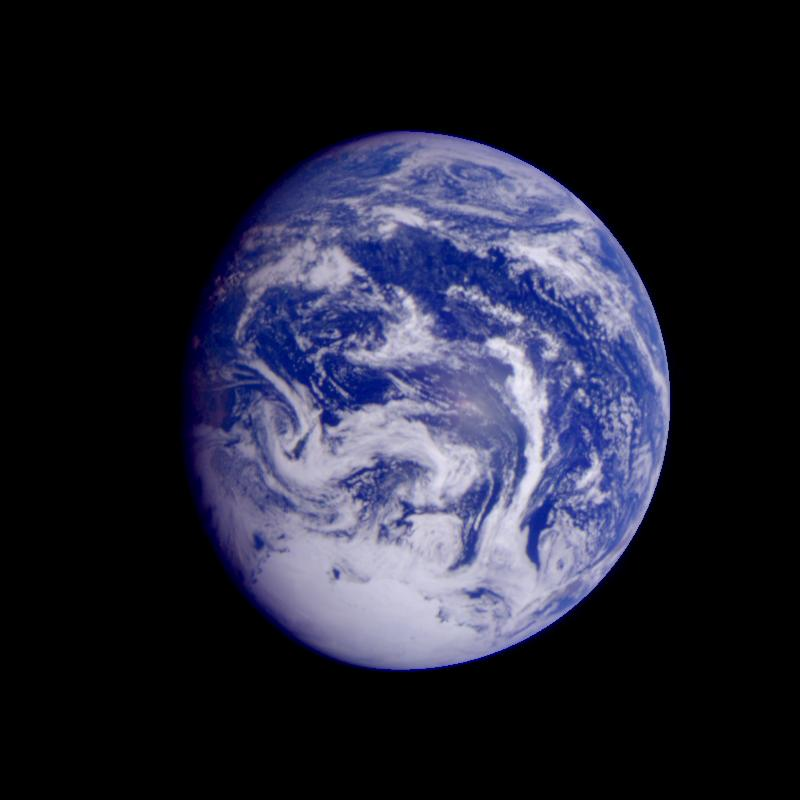
#> input picture research/data/images/PIA00123.jpg, 800 x 800 px
$ python geng_eq17_variant_audit.py
#> lines starting #> are read from the running program, lines starting #| are printed output that depends on the picture
"""Partial keystream reproduction for the Geng et al. image cipher.

Implements the published SHA-256 seed equations (13)-(15) and the 4-D ODE
(Eq. 2) with explicit illustrative numerical choices. It does NOT implement the
full cipher. The paper does not specify the ODE solver/time step and Eq. 17
conflicts with its surrounding prose, so both W1 interpretations are reported.
"""
from __future__ import annotations
import hashlib, json, math
from pathlib import Path
import numpy as np
from PIL import Image

ROOT=Path(__file__).resolve().parents[1]
IMAGE=ROOT/'data'/'images'/'PIA00123.jpg'
OUT=ROOT/'results'/'geng_eq17_variant_audit.json'
SIZE=(64,64)
DT=0.001
DISCARD=1000
PARAMS=(28.0,17.0,13.0,21.8,5.0)  # parameter example reported with system phase diagrams

def seeds_from_plaintext(pixels: bytes):
    digest=hashlib.sha256(pixels).digest()
    k=list(digest)
    e=[]
    for j in range(4):
        group=k[8*j:8*j+8]
        e.extend((sum(group), np.bitwise_xor.reduce(np.array(group,dtype=np.uint8)).item()))
    h=[0.0]*8
    for j in range(4):
        s,xor=e[2*j],e[2*j+1]
        if xor==0:
            raise ValueError('Published Eq. 14 divides by XOR group value 0 for this input.')
        h[j]=(xor*k[j]*k[j+8]*k[j+16]*k[j+24])/256.0+s/xor
    h[4]=(e[1]+e[3])/256.0+e[0]/e[1]
    h[5]=(e[3]+e[5])/256.0+e[2]/e[3]
    h[6]=(e[5]+e[7])/256.0+e[4]/e[5]
    h[7]=(e[7]+e[1])/256.0+e[6]/e[7]
    states=[((h[j]+h[j+4])*1e4)%256/256 for j in range(4)]
    return digest.hex(), tuple(float(s) for s in states)

def rhs(q, params):
    x,y,z,w=q; a,b,c,d,e=params
    return np.array([a*(y-x)+w, b*x*z-x*z*z+c*y, x*x+y*y-d*z, x*z+y*z-e*w],dtype=np.float64)

def generate(n, initial, params, dt):
    q=np.array(initial,dtype=np.float64)
    seq=np.empty((n,4),dtype=np.float64)
    for i in range(n):
        k1=rhs(q,params); k2=rhs(q+0.5*dt*k1,params)
        k3=rhs(q+0.5*dt*k2,params); k4=rhs(q+dt*k3,params)
        q=q+(dt/6.0)*(k1+2*k2+2*k3+k4)
        if not np.all(np.isfinite(q)) or np.max(np.abs(q))>1e100:
            raise FloatingPointError(f'ODE became unstable/non-finite at iteration {i+1}; review dt/parameters.')
        seq[i]=q
    return seq

def main():
    image=Image.open(IMAGE).convert('L').resize(SIZE,Image.Resampling.LANCZOS)
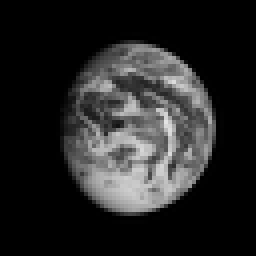
#> image: PIL image 64x64 L (shown 4 times larger); min 0, max 228, mean 37.3
    pixels=np.asarray(image,dtype=np.uint8).tobytes()
    digest,initial=seeds_from_plaintext(pixels)
#> initial = (0.743, 0.84, 0.935, 0.229)
    seq=generate(DISCARD+len(pixels),initial,PARAMS,DT)[DISCARD:]
#> in generate, `q=np.array(initial,dtype=np.float64)`: q = [0.743, 0.84, 0.935, 0.229]
#> the loop in generate, `for i in range(n):` made 5096 passes
#> (k1, k2, k3, k4) on passes 1 to 3: ([2.92, 22.08, -19.13, 0.337], [3.19, 22.14, -18.9, 0.332], [3.19, 22.15, -18.9, 0.333], [3.45, 22.21, -18.68, 0.328]), ([3.45, 22.21, -18.68, 0.328], [3.72, 22.27, -18.45, 0.324], [3.71, 22.27, -18.45, 0.324], [3.97, 22.34, -18.23, 0.32]), ([3.97, 22.34, -18.23, 0.32], [4.23, 22.41, -18.01, 0.316], [4.23, 22.41, -18.01, 0.317], [4.48, 22.49, -17.79, 0.313])
    y=seq[:,1]; w=seq[:,3]
    w1_equation=(np.floor(y*1e4).astype(np.int64)%256)+1
    w1_prose=(np.floor(w*1e4).astype(np.int64)%256)+1
    different=np.count_nonzero(w1_equation!=w1_prose)
    result={
      'scope':'partial keystream reproduction only; not full cipher reproduction or security attack',
      'source_image':IMAGE.name,'source_image_sha256':hashlib.sha256(IMAGE.read_bytes()).hexdigest(),
      'grayscale_test_dimensions':list(SIZE),'plaintext_pixel_sha256':digest,
      'ode':{'method':'fixed-step classical RK4','step_size':DT,'transient_discard':DISCARD,'parameters':{'a':PARAMS[0],'b':PARAMS[1],'c':PARAMS[2],'d':PARAMS[3],'e':PARAMS[4]},'note':'step size and solver are not specified by the paper; parameters are an example in the paper, not verified encryption settings'},
      'eq17_variants':{
        'literal_displayed_equation':'W1 = mod(floor(y(i)*10^4),256)+1',
        'surrounding_prose':'W1 = mod(floor(w(i)*10^4),256)+1',
        'sample_count':int(len(w1_equation)),
        'different_positions':int(different),
        'different_fraction':float(different/len(w1_equation)),
        'equation_variant_unique_values':int(np.unique(w1_equation).size),
        'prose_variant_unique_values':int(np.unique(w1_prose).size),
      },
      'reproducibility_caveats':['The article does not state an ODE solver or step size.','This test uses one grayscale NASA smoke-test image resized to 64x64, not the paper dataset.','Only SHA seed derivation and chaotic sequence generation were implemented; scrambling, DNA encoding/diffusion, inverse, and key exchange were not.','Results characterize the effect of two conflicting Eq. 17 interpretations under one explicit numerical setting; they are not claimed as the authors original output.']
    }
    OUT.write_text(json.dumps(result,indent=2)+'\n',encoding='utf-8')
    print(json.dumps(result,indent=2))
#| {
#|   "scope": "partial keystream reproduction only; not full cipher reproduction or security attack",
#|   "source_image": "PIA00123.jpg",
#|   "source_image_sha256": "70cb56ff846eb34bbc1b86032d6fd2820a7b93d9f1b84dfa3175a80e189cd1b2",
#|   "grayscale_test_dimensions": [
#|     64,
#|     64
#|   ],
#|   "plaintext_pixel_sha256": "5c36d66ce07cacf0c19b3c72ced88a2d55d8741ab6084561768b7ed0a2ea3641",
#|   "ode": {
#|     "method": "fixed-step classical RK4",
#|     "step_size": 0.001,
#> (further printed lines are left out)
if __name__=='__main__': main()

$ run again, with research/data/images/PIA02860.jpg copied over research/data/images/PIA00123.jpg
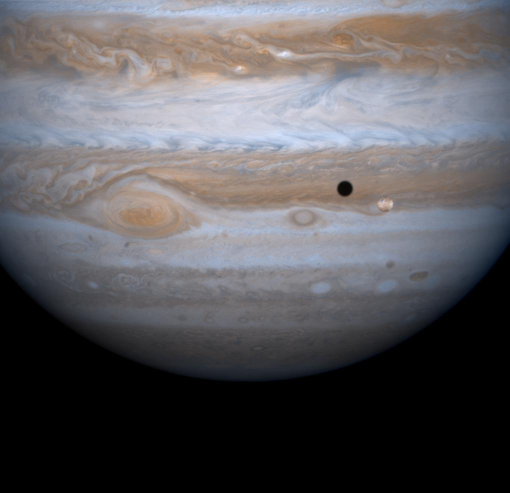
#> input picture research/data/images/PIA02860.jpg, 1020 x 986 px (shown at 1/2 size)
#> in main, `image=Image.open(IMAGE).convert('L').resize(SIZE,Image.Resampling.LANC..`:
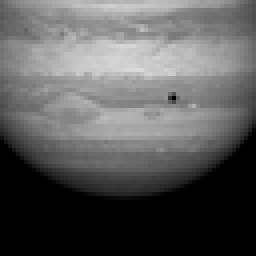
#> image: PIL image 64x64 L (shown 4 times larger); min 0, max 220, mean 91
#> initial = (0.66, 0.722, 0.774, 0.816)
#> in generate, `q=np.array(initial,dtype=np.float64)`: q = [0.66, 0.722, 0.774, 0.816]
#> the loop in generate, `for i in range(n):` made 5096 passes
#> (k1, k3, k4) on passes 1, 3, 4: ([2.55, 17.68, -15.91, -3.01], [2.76, 17.73, -15.72, -3.01], [2.97, 17.78, -15.54, -3]), ([3.37, 17.89, -15.17, -2.99], [3.57, 17.95, -14.99, -2.99], [3.77, 18.01, -14.81, -2.98]), ([3.77, 18.01, -14.81, -2.98], [3.97, 18.08, -14.64, -2.98], [4.16, 18.14, -14.46, -2.98])
#| {
#|   "scope": "partial keystream reproduction only; not full cipher reproduction or security attack",
#|   "source_image": "PIA00123.jpg",
#|   "source_image_sha256": "2252de07bc96bc65276ec30b75fdd628d792b6b58175f229df976c9939ccb4da",
#|   "grayscale_test_dimensions": [
#|     64,
#> (further printed lines are left out)

$ run again, with research/data/images/PIA08613.jpg copied over research/data/images/PIA00123.jpg
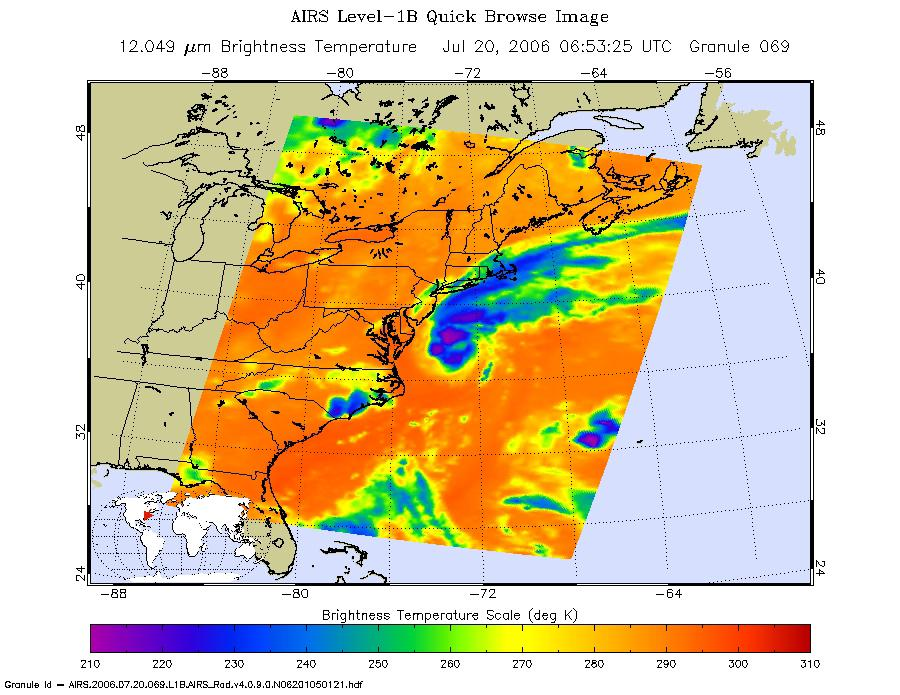
#> input picture research/data/images/PIA08613.jpg, 900 x 695 px
#> in main, `image=Image.open(IMAGE).convert('L').resize(SIZE,Image.Resampling.LANC..`:
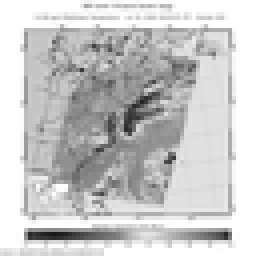
#> image: PIL image 64x64 L (shown 4 times larger); min 26, max 255, mean 201.1
#> initial = (0.765, 0.331, 0.687, 0.12)
#> in generate, `q=np.array(initial,dtype=np.float64)`: q = [0.765, 0.331, 0.687, 0.12]
#> the loop in generate, `for i in range(n):` made 5096 passes
#> (k1, k2, k3, k4) on passes 2, 5: ([-11.36, 12.75, -13.99, 0.14], [-11.02, 12.69, -13.84, 0.132], [-11.03, 12.69, -13.84, 0.133], [-10.7, 12.63, -13.69, 0.125]), ([-9.43, 12.43, -13.12, 0.0978], [-9.12, 12.39, -12.98, 0.0912], [-9.13, 12.39, -12.98, 0.0914], [-8.83, 12.36, -12.84, 0.085])
#| {
#|   "scope": "partial keystream reproduction only; not full cipher reproduction or security attack",
#|   "source_image": "PIA00123.jpg",
#|   "source_image_sha256": "5aa496bd9ed7ea5fbca0a7fc9006c60b4e1f42759f3be5bf1460c91c801e83fd",
#|   "grayscale_test_dimensions": [
#|     64,
#> (further printed lines are left out)

$ run again, with research/data/images/PIA13081.jpg copied over research/data/images/PIA00123.jpg
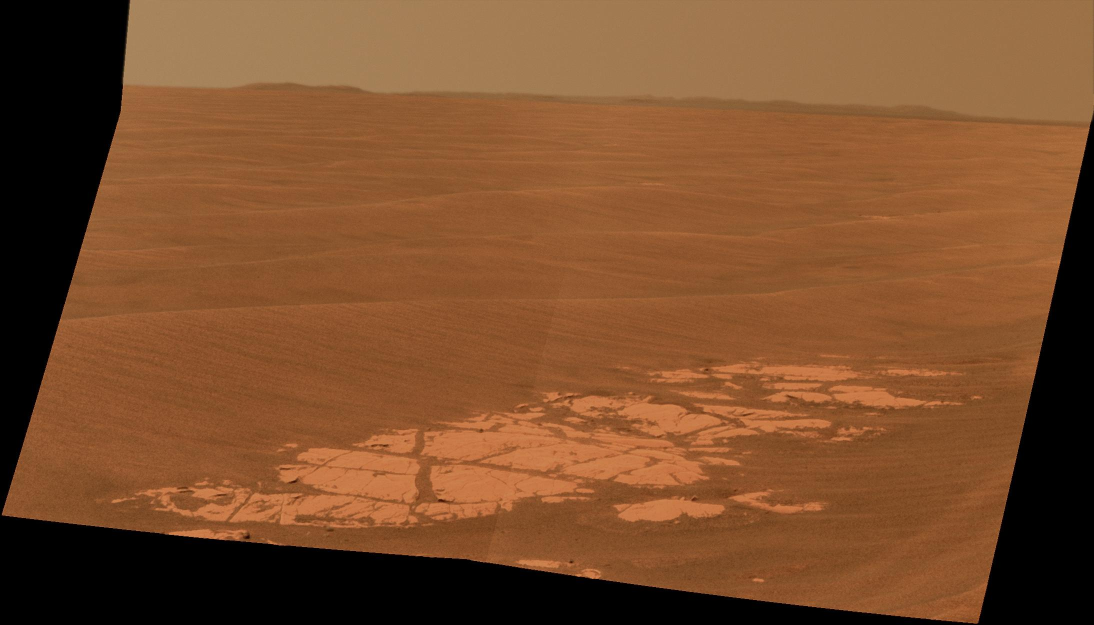
#> input picture research/data/images/PIA13081.jpg, 2188 x 1250 px (shown at 1/2 size)
#> in main, `image=Image.open(IMAGE).convert('L').resize(SIZE,Image.Resampling.LANC..`:
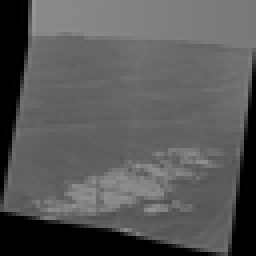
#> image: PIL image 64x64 L (shown 4 times larger); min 0, max 148, mean 87.8
#> initial = (0.543, 0.376, 0.719, 0.0021)
#> in generate, `q=np.array(initial,dtype=np.float64)`: q = [0.543, 0.376, 0.719, 0.0021]
#> the loop in generate, `for i in range(n):` made 5096 passes
#> (k1, k2, k3, k4) on passes 2, 4: ([-4.22, 11.21, -14.91, 0.638], [-4.01, 11.19, -14.74, 0.632], [-4.01, 11.2, -14.75, 0.632], [-3.8, 11.18, -14.58, 0.626]), ([-3.38, 11.17, -14.26, 0.614], [-3.18, 11.16, -14.1, 0.609], [-3.18, 11.17, -14.11, 0.609], [-2.98, 11.16, -13.95, 0.603])
#| {
#|   "scope": "partial keystream reproduction only; not full cipher reproduction or security attack",
#|   "source_image": "PIA00123.jpg",
#|   "source_image_sha256": "0d00825f380fe10aaa591292ef8a0a658cc1561023baea2fd8d3635b72d775b1",
#|   "grayscale_test_dimensions": [
#|     64,
#> (further printed lines are left out)
